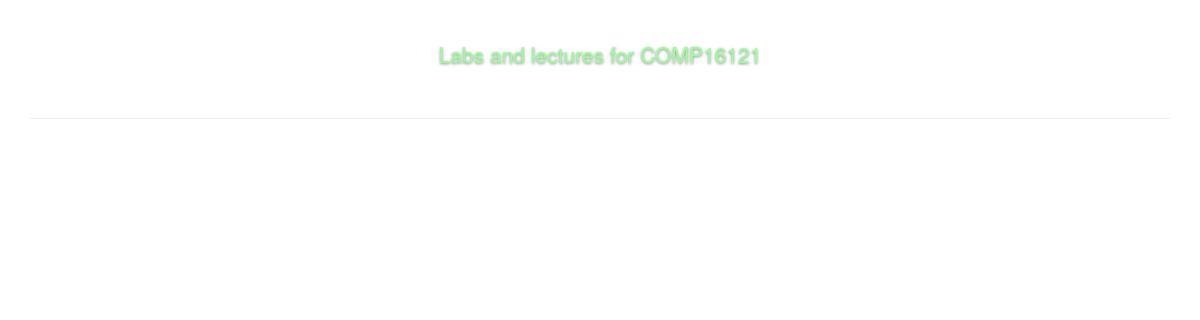
Page /includes/labs_page.php?courseType=COMP16121 on the earlier database version.
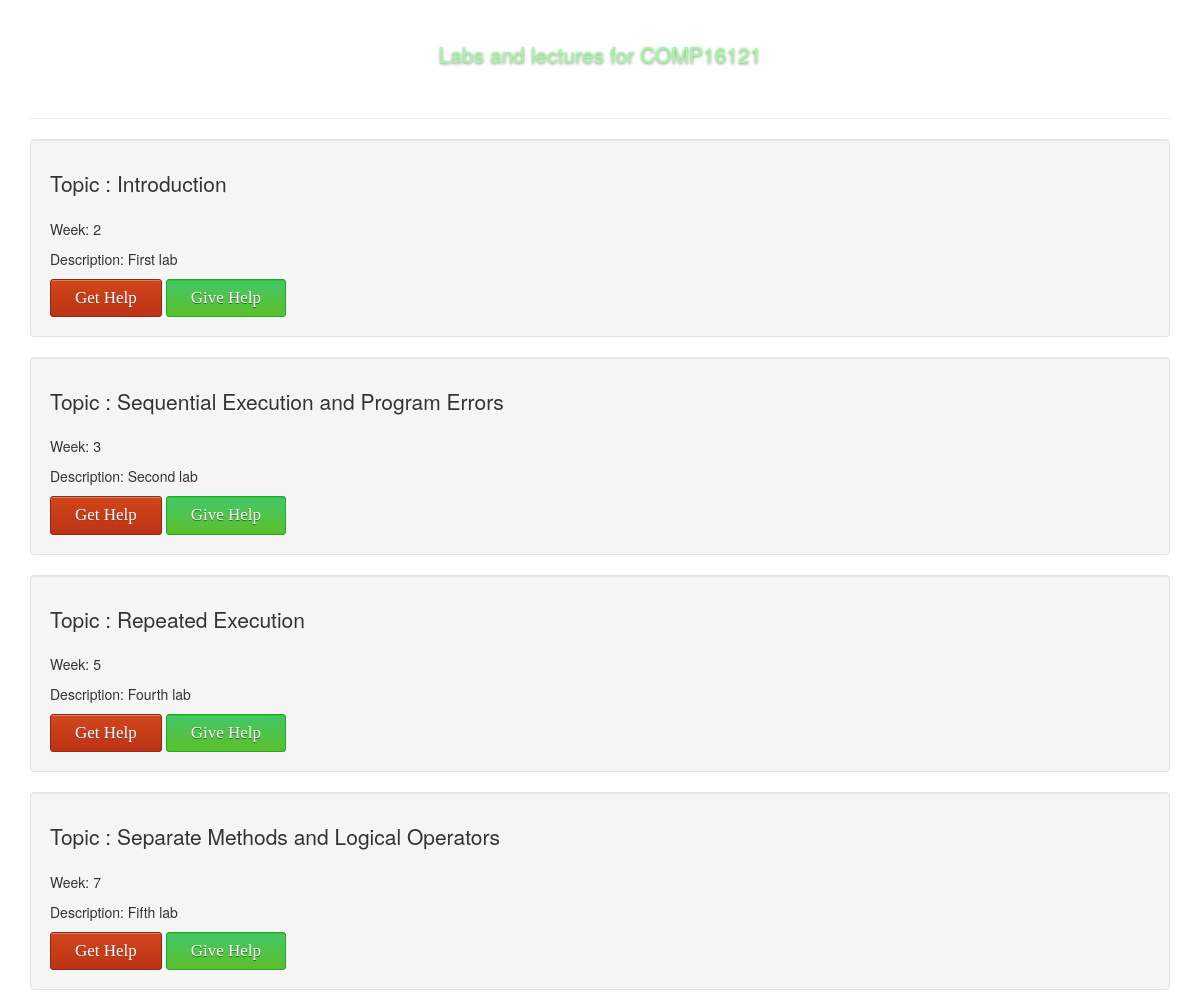
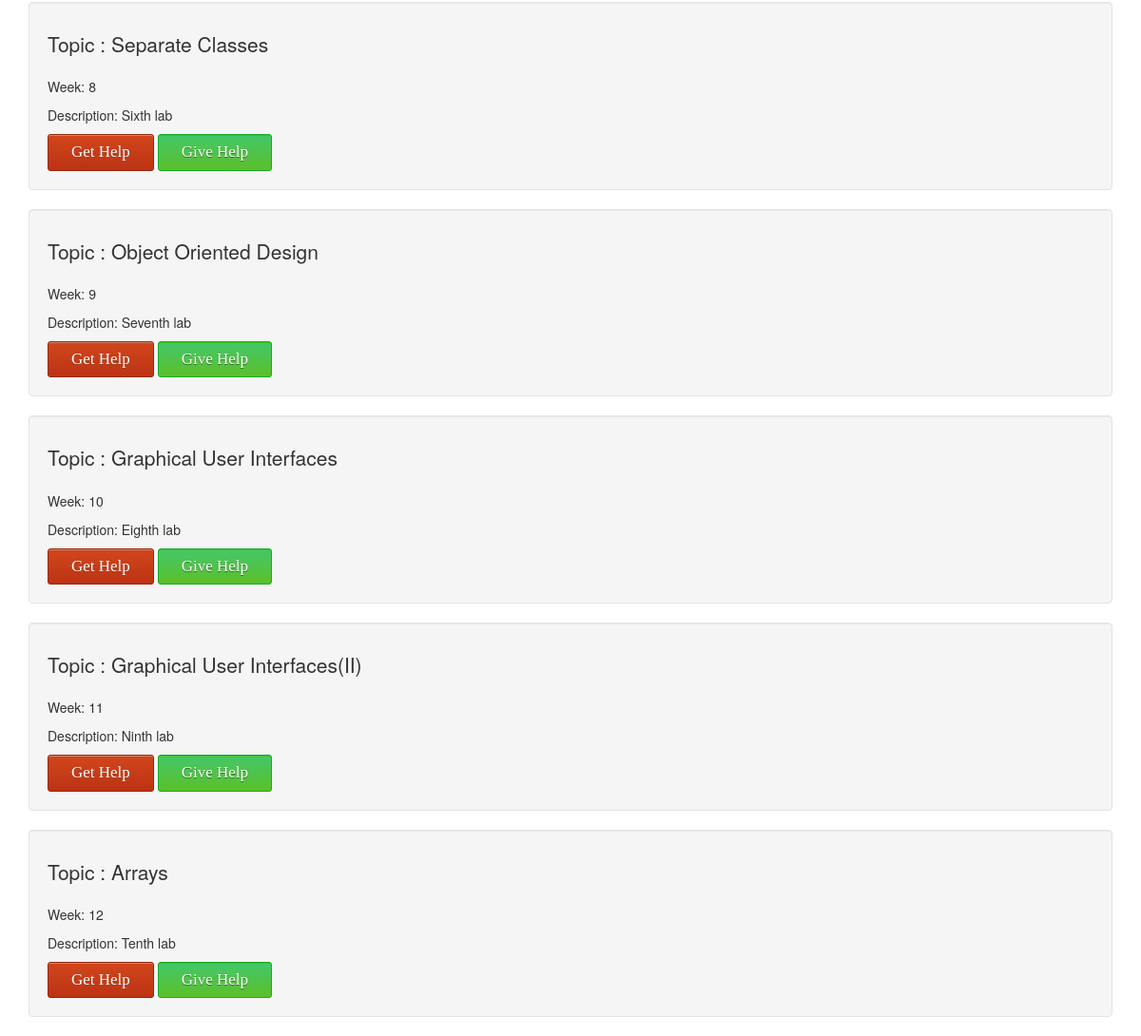
Same page on the later database version (2 pictures, top to bottom).
### tables this page shows
CREATE TABLE `labs` (
  `id` int(11) NOT NULL,
  `course_id` text NOT NULL,
  `course_name` varchar(100) NOT NULL,
  `lab_description` text NOT NULL,
  `week` int(11) NOT NULL,
  `topic` text NOT NULL
);

### includes/labs_page.php (the view, shortened to what this page needs)
<?php
include '../dbh.php';
?>
<!DOCTYPE html>
<html>
<head>
  <link rel="stylesheet" href="https://maxcdn.bootstrapcdn.com/bootstrap/3.3.7/css/bootstrap.min.css">
  <link href="../css/labs_page.css" rel="stylesheet">
</head>
<body>
  <div class = "container">
    <div class = "page-header">
      <?php
        $course = $_GET['courseType'];
        echo "<h1 class = 'lead text-center'>" . "Labs and lectures for " . $course . "</h1> <br>";
      ?>
    </div>
    <?php
       $sql = " SELECT * FROM labs WHERE course_id = '$course' ";
  		 $result = mysqli_query($conn, $sql);
  		 while ($row = mysqli_fetch_assoc($result))
  		 {
      		 	$labID = $row['id'];
            ?>
            <div class = "well">
              <p class = 'lead'>  Topic :  <?php echo $row['topic']; ?> </p>
              <p> Week: <?php echo $row['week'] ?></p>
              <p> Description: <?php echo $row['lab_description'] ?> </p>
              <form method = 'POST'>
                <div class = 'btn-group' id = 'buttonGroup'>
                  <button name = 'Get Help'id="<?php echo "get".$labID;?>" class="editedGetHelp"  type ="button" class ='btn btn-primary' value =' <?php echo $labID;?>' > Get Help </button>
                  <button name = 'Give Help' id="<?php echo "give".$labID;?>" class="editedGiveHelp" type = 'button'  class = 'btn btn-primary' value =' <?php echo $labID;?>'> Give Help </button>
                </div>
              </form>
            </div>
       <?php
       }
     ?>
</body>
</html>

Differences in the rows shown:
added labs: topic "Introduction", week "2", lab_description "First lab", $labID 1 (drawn)
added labs: topic "Sequential Execution and Program Errors", week "3", lab_description "Second lab", $labID 2 (drawn)
added labs: topic "Repeated Execution", week "5", lab_description "Fourth lab", $labID 4 (drawn)
added labs: topic "Separate Methods and Logical Operators", week "7", lab_description "Fifth lab", $labID 5 (drawn)
added labs: topic "Separate Classes", week "8", lab_description "Sixth lab", $labID 6 (drawn)
added labs: topic "Object Oriented Design", week "9", lab_description "Seventh lab", $labID 7 (drawn)
added labs: topic "Graphical User Interfaces", week "10", lab_description "Eighth lab", $labID 8 (drawn)
added labs: topic "Graphical User Interfaces(II)", week "11", lab_description "Ninth lab", $labID 9 (drawn)
added labs: topic "Arrays", week "12", lab_description "Tenth lab", $labID 10 (drawn)
